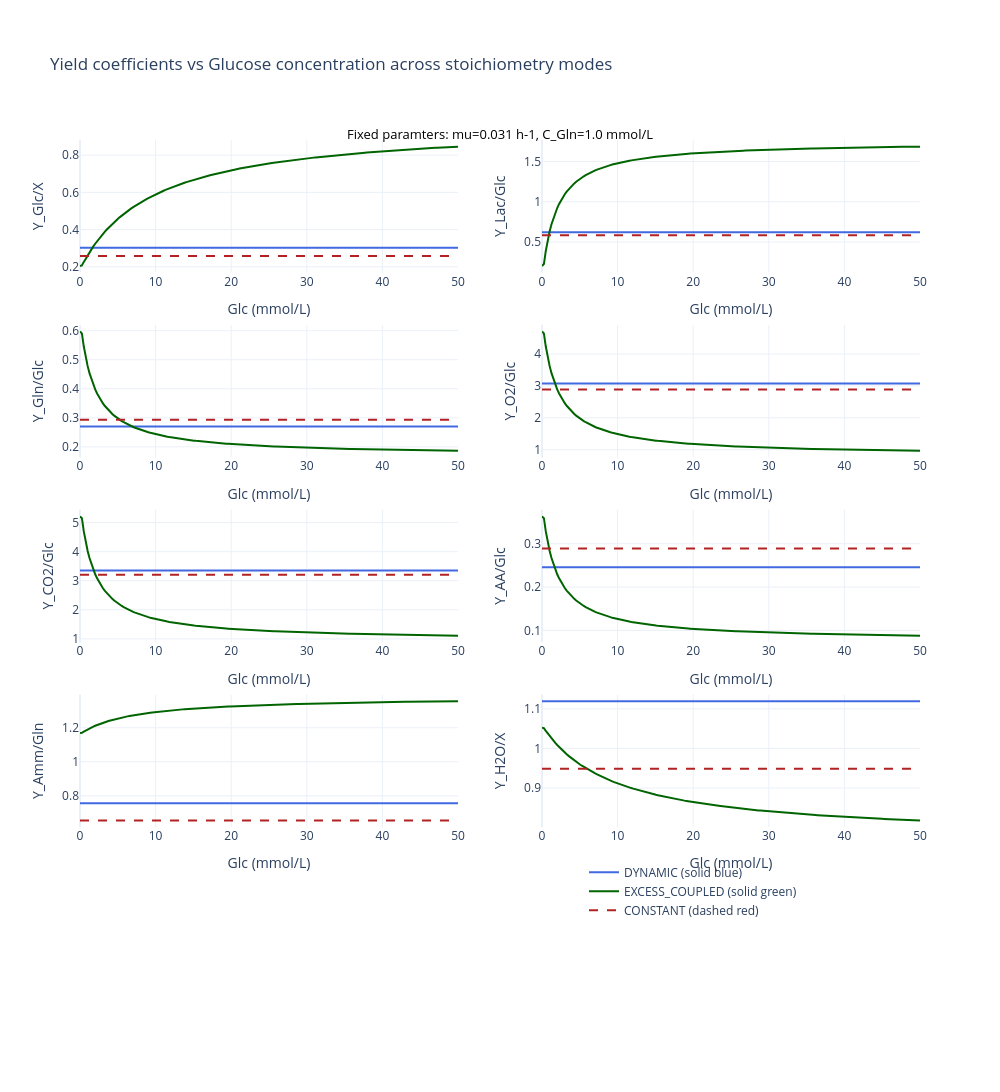

The notebook cell saved with this chart:
### Markdown cell above
## 6.2 Yield Variation with Glc concentration

Plot how each yield coefficient changes across the full range of biologically relevant Glucose concentration.

### Code cell
yield_labels = [
    "Y_Glc/X", "Y_Lac/Glc", "Y_Gln/Glc", "Y_O2/Glc", "Y_CO2/Glc",
    "Y_AA/Glc", "Y_Amm/Gln", "Y_H2O/X",
]

# EXCESS_COUPLED mode yield curve (mu + substrate-dependent catabolic yields)
Glc_range = np.linspace(0, 50, 200) # mmol/L
Gln_fixed = 1.0 # mmol/L
mu_fixed = mu_max * 0.8
yields_exc_matrix = np.array([
    model_exc.calculate_yields(
        mu_fixed,
        cat_yields=kin_exc.calculate_cat_yields_from_excess(mu_fixed, Glc, Gln_fixed),
    )
    for Glc in Glc_range
])

# CONSTANT baseline for comparison
const_yields = model_const.yields
# DYNAMIC mode yield curve (mu-dependent only, so constant across Glc range)
dynamic_yields = model_dyn.calculate_yields(mu_fixed)

fig = make_subplots(
    rows=5, cols=2,
    shared_xaxes=False,
)

positions = [(1,1),(1,2),(2,1),(2,2),(3,1),(3,2),(4,1),(4,2),(5,1)]

for i, (label, (row, col)) in enumerate(zip(yield_labels, positions)):
    fig.add_trace(go.Scatter(
        x=Glc_range, y=np.full_like(Glc_range, dynamic_yields[i]),
        mode='lines', name="DYNAMIC (solid blue)",
        line=dict(color='royalblue', width=2),
        showlegend=(i == 0),
    ), row=row, col=col)

    fig.add_trace(go.Scatter(
        x=Glc_range, y=yields_exc_matrix[:, i],
        mode='lines', name="EXCESS_COUPLED (solid green)",
        line=dict(color='darkgreen', width=2),
        showlegend=(i == 0),
    ), row=row, col=col)

    fig.add_trace(go.Scatter(
        x=Glc_range, y=np.full_like(Glc_range, const_yields[i]),
        mode='lines', name="CONSTANT (dashed red)",
        line=dict(color='firebrick', width=2, dash='dash'),
        showlegend=(i == 0),
    ), row=row, col=col)

    fig.update_yaxes(title_text=label, row=row, col=col)

fig.update_xaxes(title_text="Glc (mmol/L)")
fig.update_layout(
    title_text="Yield coefficients vs Glucose concentration across stoichiometry modes",
    height=1900,
    width=1000,
    template="plotly_white",
    legend=dict(orientation='v', yanchor='bottom', y=0.1, xanchor='left', x=0.6),
    margin=dict(t=140),
    annotations=list(fig.layout.annotations) + [
        dict(
            text=f"Fixed paramters: mu={mu_fixed:.3f} h-1, C_Gln={Gln_fixed:.1f} mmol/L",
            x=0.5, y=1.02, xref='paper', yref='paper',
            showarrow=False, font=dict(size=13, color='black')
        )
    ],
)
fig.show()

### Figure 1 — Plotly figure (JSON) as saved in the notebook; plotly's stock layout.template omitted (floating-point values rounded to 4 significant figures; data arrays with more than 128 entries replaced by an {"elided": "..."} marker saying what was removed)
{"data": [{"line": {"color": "royalblue", "width": 2}, "mode": "lines", "name": "DYNAMIC (solid blue)", "showlegend": true, "type": "scatter", "x": {"elided": "200 float values"}, "xaxis": "x", "y": {"elided": "200 float values"}, "yaxis": "y"}, {"line": {"color": "darkgreen", "width": 2}, "mode": "lines", "name": "EXCESS_COUPLED (solid green)", "showlegend": true, "type": "scatter", "x": {"elided": "200 float values"}, "xaxis": "x", "y": {"elided": "200 float values"}, "yaxis": "y"}, {"line": {"color": "firebrick", "dash": "dash", "width": 2}, "mode": "lines", "name": "CONSTANT (dashed red)", "showlegend": true, "type": "scatter", "x": {"elided": "200 float values"}, "xaxis": "x", "y": {"elided": "200 float values"}, "yaxis": "y"}, {"line": {"color": "royalblue", "width": 2}, "mode": "lines", "name": "DYNAMIC (solid blue)", "showlegend": false, "type": "scatter", "x": {"elided": "200 float values"}, "xaxis": "x2", "y": {"elided": "200 float values"}, "yaxis": "y2"}, {"line": {"color": "darkgreen", "width": 2}, "mode": "lines", "name": "EXCESS_COUPLED (solid green)", "showlegend": false, "type": "scatter", "x": {"elided": "200 float values"}, "xaxis": "x2", "y": {"elided": "200 float values"}, "yaxis": "y2"}, {"line": {"color": "firebrick", "dash": "dash", "width": 2}, "mode": "lines", "name": "CONSTANT (dashed red)", "showlegend": false, "type": "scatter", "x": {"elided": "200 float values"}, "xaxis": "x2", "y": {"elided": "200 float values"}, "yaxis": "y2"}, {"line": {"color": "royalblue", "width": 2}, "mode": "lines", "name": "DYNAMIC (solid blue)", "showlegend": false, "type": "scatter", "x": {"elided": "200 float values"}, "xaxis": "x3", "y": {"elided": "200 float values"}, "yaxis": "y3"}, {"line": {"color": "darkgreen", "width": 2}, "mode": "lines", "name": "EXCESS_COUPLED (solid green)", "showlegend": false, "type": "scatter", "x": {"elided": "200 float values"}, "xaxis": "x3", "y": {"elided": "200 float values"}, "yaxis": "y3"}, {"line": {"color": "firebrick", "dash": "dash", "width": 2}, "mode": "lines", "name": "CONSTANT (dashed red)", "showlegend": false, "type": "scatter", "x": {"elided": "200 float values"}, "xaxis": "x3", "y": {"elided": "200 float values"}, "yaxis": "y3"}, {"line": {"color": "royalblue", "width": 2}, "mode": "lines", "name": "DYNAMIC (solid blue)", "showlegend": false, "type": "scatter", "x": {"elided": "200 float values"}, "xaxis": "x4", "y": {"elided": "200 float values"}, "yaxis": "y4"}, {"line": {"color": "darkgreen", "width": 2}, "mode": "lines", "name": "EXCESS_COUPLED (solid green)", "showlegend": false, "type": "scatter", "x": {"elided": "200 float values"}, "xaxis": "x4", "y": {"elided": "200 float values"}, "yaxis": "y4"}, {"line": {"color": "firebrick", "dash": "dash", "width": 2}, "mode": "lines", "name": "CONSTANT (dashed red)", "showlegend": false, "type": "scatter", "x": {"elided": "200 float values"}, "xaxis": "x4", "y": {"elided": "200 float values"}, "yaxis": "y4"}, {"line": {"color": "royalblue", "width": 2}, "mode": "lines", "name": "DYNAMIC (solid blue)", "showlegend": false, "type": "scatter", "x": {"elided": "200 float values"}, "xaxis": "x5", "y": {"elided": "200 float values"}, "yaxis": "y5"}, {"line": {"color": "darkgreen", "width": 2}, "mode": "lines", "name": "EXCESS_COUPLED (solid green)", "showlegend": false, "type": "scatter", "x": {"elided": "200 float values"}, "xaxis": "x5", "y": {"elided": "200 float values"}, "yaxis": "y5"}, {"line": {"color": "firebrick", "dash": "dash", "width": 2}, "mode": "lines", "name": "CONSTANT (dashed red)", "showlegend": false, "type": "scatter", "x": {"elided": "200 float values"}, "xaxis": "x5", "y": {"elided": "200 float values"}, "yaxis": "y5"}, {"line": {"color": "royalblue", "width": 2}, "mode": "lines", "name": "DYNAMIC (solid blue)", "showlegend": false, "type": "scatter", "x": {"elided": "200 float values"}, "xaxis": "x6", "y": {"elided": "200 float values"}, "yaxis": "y6"}, {"line": {"color": "darkgreen", "width": 2}, "mode": "lines", "name": "EXCESS_COUPLED (solid green)", "showlegend": false, "type": "scatter", "x": {"elided": "200 float values"}, "xaxis": "x6", "y": {"elided": "200 float values"}, "yaxis": "y6"}, {"line": {"color": "firebrick", "dash": "dash", "width": 2}, "mode": "lines", "name": "CONSTANT (dashed red)", "showlegend": false, "type": "scatter", "x": {"elided": "200 float values"}, "xaxis": "x6", "y": {"elided": "200 float values"}, "yaxis": "y6"}, {"line": {"color": "royalblue", "width": 2}, "mode": "lines", "name": "DYNAMIC (solid blue)", "showlegend": false, "type": "scatter", "x": {"elided": "200 float values"}, "xaxis": "x7", "y": {"elided": "200 float values"}, "yaxis": "y7"}, {"line": {"color": "darkgreen", "width": 2}, "mode": "lines", "name": "EXCESS_COUPLED (solid green)", "showlegend": false, "type": "scatter", "x": {"elided": "200 float values"}, "xaxis": "x7", "y": {"elided": "200 float values"}, "yaxis": "y7"}, {"line": {"color": "firebrick", "dash": "dash", "width": 2}, "mode": "lines", "name": "CONSTANT (dashed red)", "showlegend": false, "type": "scatter", "x": {"elided": "200 float values"}, "xaxis": "x7", "y": {"elided": "200 float values"}, "yaxis": "y7"}, {"line": {"color": "royalblue", "width": 2}, "mode": "lines", "name": "DYNAMIC (solid blue)", "showlegend": false, "type": "scatter", "x": {"elided": "200 float values"}, "xaxis": "x8", "y": {"elided": "200 float values"}, "yaxis": "y8"}, {"line": {"color": "darkgreen", "width": 2}, "mode": "lines", "name": "EXCESS_COUPLED (solid green)", "showlegend": false, "type": "scatter", "x": {"elided": "200 float values"}, "xaxis": "x8", "y": {"elided": "200 float values"}, "yaxis": "y8"}, {"line": {"color": "firebrick", "dash": "dash", "width": 2}, "mode": "lines", "name": "CONSTANT (dashed red)", "showlegend": false, "type": "scatter", "x": {"elided": "200 float values"}, "xaxis": "x8", "y": {"elided": "200 float values"}, "yaxis": "y8"}], "layout": {"annotations": [{"font": {"color": "black", "size": 13}, "showarrow": false, "text": "Fixed paramters: mu=0.031 h-1, C_Gln=1.0 mmol/L", "x": 0.5, "xref": "paper", "y": 1.02, "yref": "paper"}], "height": 1900, "legend": {"orientation": "v", "x": 0.6, "xanchor": "left", "y": 0.1, "yanchor": "bottom"}, "margin": {"t": 140}, "title": {"text": "Yield coefficients vs Glucose concentration across stoichiometry modes"}, "width": 1000, "xaxis": {"anchor": "y", "domain": [0, 0.45], "title": {"text": "Glc (mmol/L)"}}, "xaxis10": {"anchor": "y10", "domain": [0.55, 1], "title": {"text": "Glc (mmol/L)"}}, "xaxis2": {"anchor": "y2", "domain": [0.55, 1], "title": {"text": "Glc (mmol/L)"}}, "xaxis3": {"anchor": "y3", "domain": [0, 0.45], "title": {"text": "Glc (mmol/L)"}}, "xaxis4": {"anchor": "y4", "domain": [0.55, 1], "title": {"text": "Glc (mmol/L)"}}, "xaxis5": {"anchor": "y5", "domain": [0, 0.45], "title": {"text": "Glc (mmol/L)"}}, "xaxis6": {"anchor": "y6", "domain": [0.55, 1], "title": {"text": "Glc (mmol/L)"}}, "xaxis7": {"anchor": "y7", "domain": [0, 0.45], "title": {"text": "Glc (mmol/L)"}}, "xaxis8": {"anchor": "y8", "domain": [0.55, 1], "title": {"text": "Glc (mmol/L)"}}, "xaxis9": {"anchor": "y9", "domain": [0, 0.45], "title": {"text": "Glc (mmol/L)"}}, "yaxis": {"anchor": "x", "domain": [0.848, 1], "title": {"text": "Y_Glc/X"}}, "yaxis10": {"anchor": "x10", "domain": [0, 0.152]}, "yaxis2": {"anchor": "x2", "domain": [0.848, 1], "title": {"text": "Y_Lac/Glc"}}, "yaxis3": {"anchor": "x3", "domain": [0.636, 0.788], "title": {"text": "Y_Gln/Glc"}}, "yaxis4": {"anchor": "x4", "domain": [0.636, 0.788], "title": {"text": "Y_O2/Glc"}}, "yaxis5": {"anchor": "x5", "domain": [0.424, 0.576], "title": {"text": "Y_CO2/Glc"}}, "yaxis6": {"anchor": "x6", "domain": [0.424, 0.576], "title": {"text": "Y_AA/Glc"}}, "yaxis7": {"anchor": "x7", "domain": [0.212, 0.364], "title": {"text": "Y_Amm/Gln"}}, "yaxis8": {"anchor": "x8", "domain": [0.212, 0.364], "title": {"text": "Y_H2O/X"}}, "yaxis9": {"anchor": "x9", "domain": [0, 0.152]}}}
